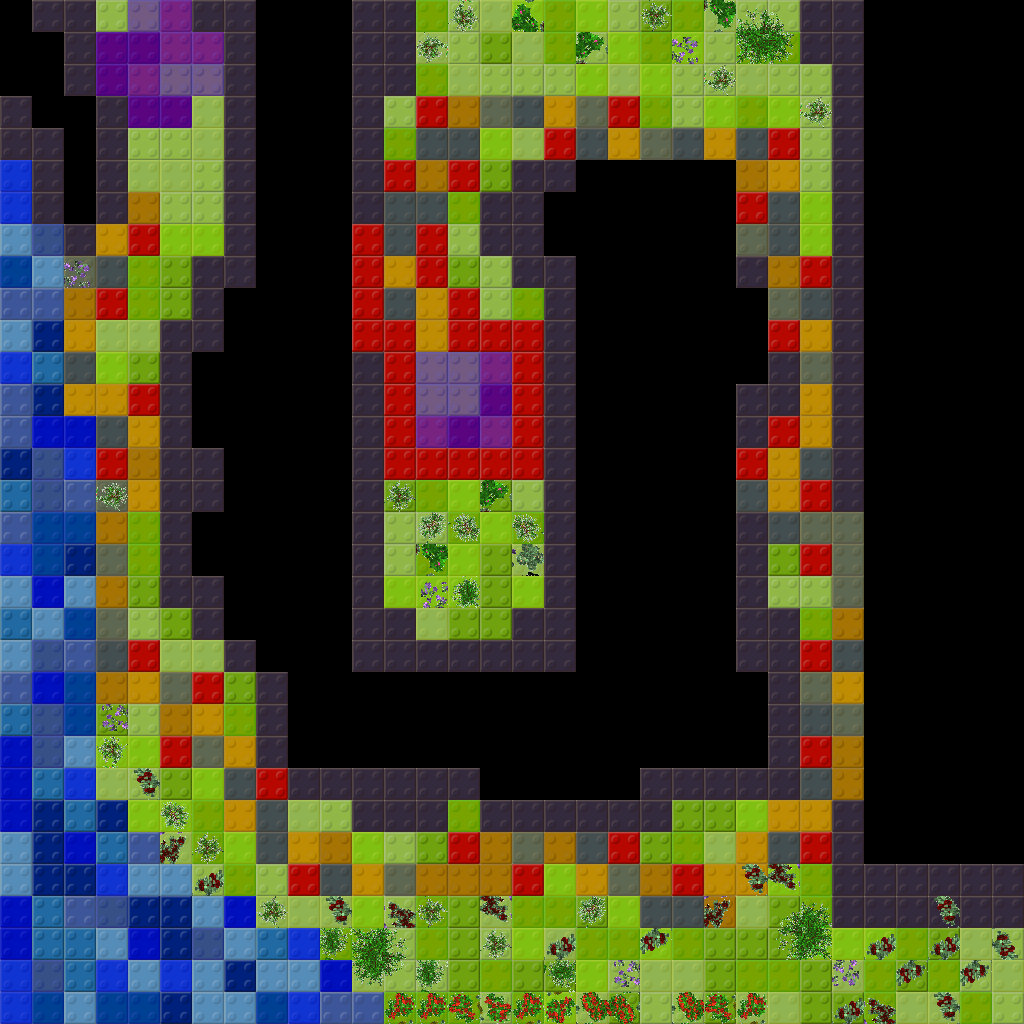

Tiled map render using the project's own tile images. Description and the map definition, with tile-layer contents summarised, below:
An orthogonal 32x32 tile map with 32x32 px tiles, 2 tile layers (grass, Decorations), 4 tilesets and 74 objects (59x npo, 3x bottomlessPit11, destination, bottomlessPit7, bottomlessPit2, ...).

<map version="1.0" orientation="orthogonal" width="32" height="32" tilewidth="32" tileheight="32">
 <tileset firstgid="1" name="DuploTop" tilewidth="32" tileheight="32">
  <image source="../img/tileSet/BloxTopDuplo.png" width="224" height="256" />
  <tile id="0">
   <properties>
    <property name="red" value="" />
   </properties>
  </tile>
  <tile id="1">
   <properties>
    <property name="orange" value="" />
   </properties>
  </tile>
  <tile id="2">
   <properties>
    <property name="yellow" value="" />
   </properties>
  </tile>
  <tile id="3">
   <properties>
    <property name="greenLight" value="" />
   </properties>
  </tile>
  <tile id="4">
   <properties>
    <property name="greenDark" value="" />
   </properties>
  </tile>
  <tile id="5">
   <properties>
    <property name="blueLight" value="" />
   </properties>
  </tile>
  <tile id="6">
   <properties>
    <property name="blueDark" value="" />
   </properties>
  </tile>
 </tileset>
 <tileset firstgid="57" name="colors" tilewidth="32" tileheight="32">
  <image source="../img/tileSet/BloxSideSquare_Frame32x32_Sheet224x288_RC7x9.png" width="224" height="288" />
 </tileset>
 <tileset firstgid="120" name="black hole" tilewidth="32" tileheight="32">
  <image source="../img/tileSet/Untitled.png" width="32" height="32" />
 </tileset>
 <tileset firstgid="121" name="Deco" tilewidth="32" tileheight="32">
  <image source="../img/tileSet/BloxTopDecorations32_4x7.png" width="256" height="128" />
 </tileset>
 <layer name="grass" width="32" height="32">
  <data>[1024 cells, 1024 non-empty, 23 distinct tile ids]</data>
 </layer>
 <objectgroup name="objects" width="32" height="32">
  <object name="enter1" type="destination" x="132" y="26" width="60" height="58">
   <properties>
    <property name="actions" value="changeBall,Tennis" />
    <property name="collidable" value="false" />
    <property name="collisionParams" value="0,0,32,32" />
    <property name="collisionShape" value="circle" />
    <property name="conditions" value="" />
    <property name="mover" value="null" />
    <property name="roamingRadius" value="0" />
    <property name="spriteSheet" value="" />
   </properties>
   <ellipse />
  </object>
  <object name="transmorgifierPingPong1" type="npo" x="96" y="128" width="96" height="96">
   <properties>
    <property name="actions" value="changeMyAnim,PingPong,changeOthersAnim,transmorgifierPingPong1-transmorgify,playSound,transmorgify,playSound,pingPongTrans" />
    <property name="animations" value="idle,0,0,idle,transmorgify,1,23,idle" />
    <property name="collidable" value="false" />
    <property name="collisionParams" value="24,24,48,48" />
    <property name="collisionShape" value="rect" />
    <property name="conditions" value="" />
    <property name="mover" value="null" />
    <property name="notes" value="if hero touches collision rect, he becomes a PingPong ball" />
    <property name="roamingRadius" value="0" />
    <property name="spriteSheet" value="TransmorgifierTop.png" />
   </properties>
  </object>
  <object name="fire0" type="npo" x="199" y="680" width="16" height="16">
   <properties>
    <property name="actions" value="igniteBall,true,playSoundLoop,sndFire" />
    <property name="animations" value="burn,0,11,burn" />
    <property name="collidable" value="false" />
    <property name="collisionParams" value="" />
    <property name="collisionShape" value="circle" />
    <property name="conditions" value="ballFlammable, true" />
    <property name="mover" value="null" />
    <property name="roamingRadius" value="0" />
    <property name="spriteSheet" value="Campfire.png" />
   </properties>
   <ellipse />
  </object>
  <object name="fire0" type="npo" x="231" y="712" width="16" height="16">
   <properties>
    <property name="actions" value="igniteBall,true,playSoundLoop,sndFire" />
    <property name="animations" value="burn,0,11,burn" />
    <property name="collidable" value="false" />
    <property name="collisionParams" value="" />
    <property name="collisionShape" value="circle" />
    <property name="conditions" value="ballFlammable, true" />
    <property name="mover" value="null" />
    <property name="roamingRadius" value="0" />
    <property name="spriteSheet" value="Campfire.png" />
   </properties>
   <ellipse />
  </object>
  <object name="fire0" type="npo" x="103" y="296" width="16" height="16">
   <properties>
    <property name="actions" value="igniteBall,true,playSoundLoop,sndFire" />
    <property name="animations" value="burn,0,11,burn" />
    <property name="collidable" value="false" />
    <property name="collisionParams" value="" />
    <property name="collisionShape" value="circle" />
    <property name="conditions" value="ballFlammable, true" />
    <property name="mover" value="null" />
    <property name="roamingRadius" value="0" />
    <property name="spriteSheet" value="Campfire.png" />
   </properties>
   <ellipse />
  </object>
  <object name="fire0" type="npo" x="135" y="392" width="16" height="16">
   <properties>
    <property name="actions" value="igniteBall,true,playSoundLoop,sndFire" />
    <property name="animations" value="burn,0,11,burn" />
    <property name="collidable" value="false" />
    <property name="collisionParams" value="" />
    <property name="collisionShape" value="circle" />
    <property name="conditions" value="ballFlammable, true" />
    <property name="mover" value="null" />
    <property name="roamingRadius" value="0" />
    <property name="spriteSheet" value="Campfire.png" />
   </properties>
   <ellipse />
  </object>
  <object name="fire0" type="npo" x="103" y="456" width="16" height="16">
   <properties>
    <property name="actions" value="igniteBall,true,playSoundLoop,sndFire" />
    <property name="animations" value="burn,0,11,burn" />
    <property name="collidable" value="false" />
    <property name="collisionParams" value="" />
    <property name="collisionShape" value="circle" />
    <property name="conditions" value="ballFlammable, true" />
    <property name="mover" value="null" />
    <property name="roamingRadius" value="0" />
    <property name="spriteSheet" value="Campfire.png" />
   </properties>
   <ellipse />
  </object>
  <object name="fire0" type="npo" x="135" y="648" width="16" height="16">
   <properties>
    <property name="actions" value="igniteBall,true,playSoundLoop,sndFire" />
    <property name="animations" value="burn,0,11,burn" />
    <property name="collidable" value="false" />
    <property name="collisionParams" value="" />
    <property name="collisionShape" value="circle" />
    <property name="conditions" value="ballFlammable, true" />
    <property name="mover" value="null" />
    <property name="roamingRadius" value="0" />
    <property name="spriteSheet" value="Campfire.png" />
   </properties>
   <ellipse />
  </object>
  </objectgroup>
 <layer name="Decorations" width="32" height="32">
  <data>[1024 cells, 76 non-empty, 17 distinct tile ids]</data>
 </layer>
</map>
<!-- 66 of 74 objects omitted -->
